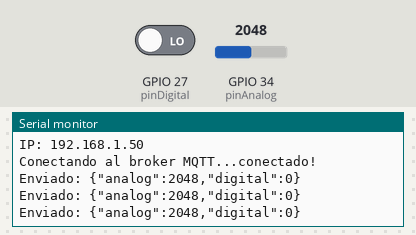
Bench run of a sketch on a simulated ESP32. Shown: the last lines printed to the serial monitor. Inputs (shaded band) come from the test bench; at power-on: GPIO 34 (pinAnalog) = 2048, GPIO 27 (pinDigital) LOW. WiFi joins after 1.5 s; servers stay silent unless stated; no MQTT or app messages arrive unless stated.

Above: at 2.7 s.
2.8 s: GPIO 34 (pinAnalog) set to 2866
At 3.5 s:
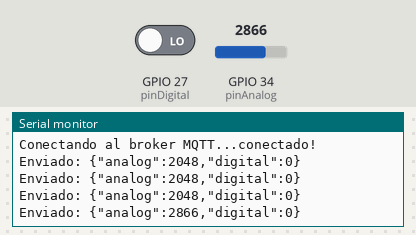
4.3 s: GPIO 27 (pinDigital) driven HIGH
At 5.0 s:
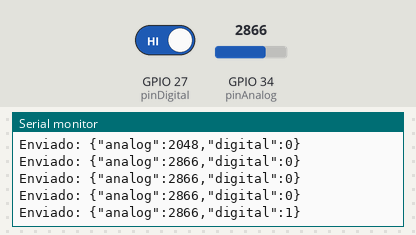
5.8 s: GPIO 34 (pinAnalog) set to 3603
At 6.5 s:
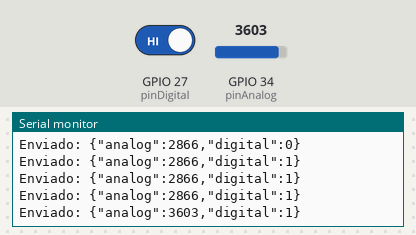
7.3 s: GPIO 27 (pinDigital) driven LOW
At 8.0 s:
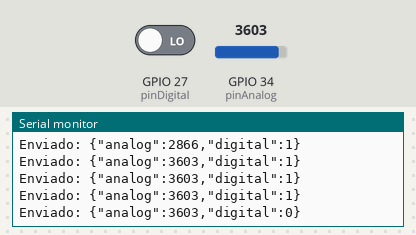
Timing chart, 0 to 9.8 s (numbered marks = the images above; inputs shaded):
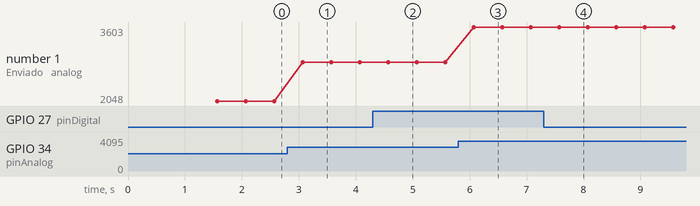

Measured:
- after the input at 2.8 s, the serial monitor: prints a new line after 0.27 s (image 1)
- after the input at 4.3 s, the serial monitor: prints a new line after 0.27 s (image 2)
- after the input at 5.8 s, the serial monitor: prints a new line after 0.27 s (image 3)
- after the input at 7.3 s, the serial monitor: prints a new line after 0.28 s (image 4)
- plotted number 1: 2048 → 2866 after the input at 2.8 s, 2866 → 3603 after the input at 5.8 s

The sketch:

mqtt_server.ino
```cpp
#include <WiFi.h>
#include <PubSubClient.h>

// WiFi
const char* ssid = "ssid";
const char* password = "password";

// Broker MQTT (la IP de tu Raspberry Pi)
const char* mqtt_server = "192.168.1.xx";

WiFiClient espClient;
PubSubClient client(espClient);

// Pines del KY-038
const int pinAnalog = 34;
const int pinDigital = 27;

void setup_wifi() {
  delay(10);
  Serial.println();
  Serial.print("Conectando a ");
  Serial.println(ssid);

  WiFi.begin(ssid, password);
  while (WiFi.status() != WL_CONNECTED) {
    delay(500);
    Serial.print(".");
  }

  Serial.println("");
  Serial.println("WiFi conectado!");
  Serial.print("IP: ");
  Serial.println(WiFi.localIP());
}

void reconnect() {
  // Reconecta al broker si se pierde la conexión
  while (!client.connected()) {
    Serial.print("Conectando al broker MQTT...");
    if (client.connect("ESP32Client")) {
      Serial.println("conectado!");
    } else {
      Serial.print("falló, rc=");
      Serial.print(client.state());
      Serial.println(" reintentando en 5 segundos");
      delay(5000);
    }
  }
}

void setup() {
  Serial.begin(115200);
  pinMode(pinDigital, INPUT);
  setup_wifi();
  client.setServer(mqtt_server, 1883);
}

void loop() {
  if (!client.connected()) {
    reconnect();
  }
  client.loop();

  int soundLevel = analogRead(pinAnalog);
  int soundDetected = digitalRead(pinDigital);

  // Prepara el mensaje JSON
  String message = String("{\"analog\":") + soundLevel +
                   ",\"digital\":" + soundDetected + "}";

  client.publish("sensor/sonido", message.c_str());
  Serial.println("Enviado: " + message);

  delay(500);
}
```
